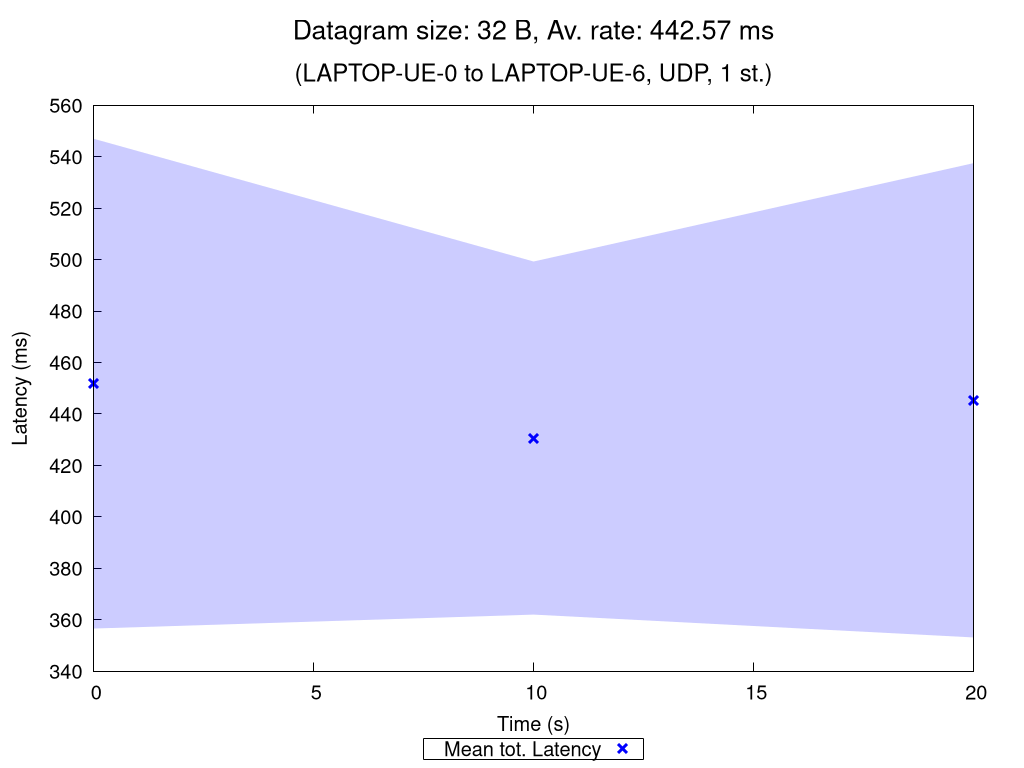

Write gnuplot code to recreate this figure.
set terminal pngcairo nocrop enhanced size 1024,768 font "Verdana,15"
set output "UDP_1_st_2020_11_02_12-14-06_one2two_00032B.png"

set title "{/=20 Datagram size: 32 B, Av. rate: 442.57 ms}\n\n{/=18 (LAPTOP-UE-0 to LAPTOP-UE-6, UDP, 1 st.)}"

set xlabel "Time (s)"
set ylabel "Latency (ms)"
set ytics nomirror
set key bmargin center horizontal box samplen 1 width -1
set bmargin 4.6
set rmargin 4.5

rf = 1.0  # rate factor
set style fill transparent solid 0.2 noborder
set autoscale xfix
plot "UDP_1_st_2020_11_02_12-14-06_one2two_00032B_iperf_processed.dat" using 1:($2/rf-$3/rf):($2/rf+$3/rf) with filledcurves lc rgb "blue" notitle, \
     "" using 1:($2/rf) with points pt 2 ps 1.5 lw 3 lc rgb "blue" title "Mean tot. Latency", \
